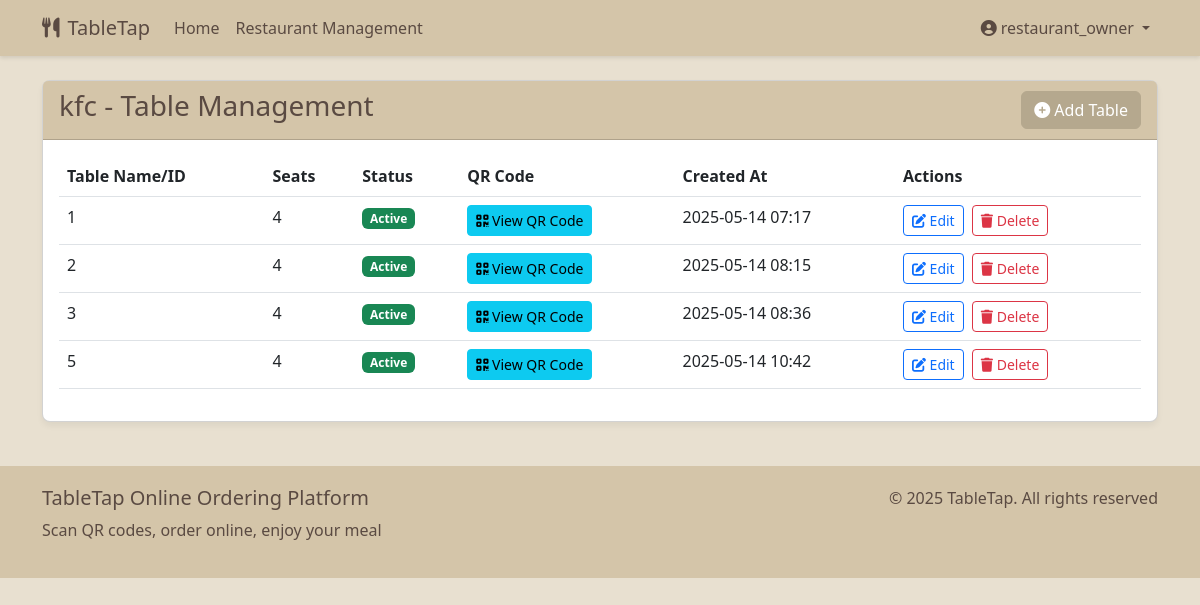
/restaurant/1/tables/ (signed in), run on the app's committed database.
### user/models.py (models this page shows, shortened)
class User(AbstractUser):
    USER_TYPE_CHOICES = (
        ('customer', 'Customer'),
        ('restaurant', 'Restaurant Owner'),
        ('admin', 'Administrator'),
    )
    user_type = models.CharField('User Type', max_length=10, choices=USER_TYPE_CHOICES, default='customer')
    phone = models.CharField('Phone Number', max_length=15, blank=True)
    class Meta:
        verbose_name = 'User'
        verbose_name_plural = 'Users'
    @property
    def is_restaurant_owner(self):
        return self.user_type == 'restaurant'

### restaurant/models.py (models this page shows, shortened)
class Restaurant(models.Model):
    owner = models.ForeignKey(settings.AUTH_USER_MODEL, on_delete=models.CASCADE, related_name='restaurants')
    name = models.CharField('Restaurant Name', max_length=100)
    description = models.TextField('Description', blank=True)
    address = models.CharField('Address', max_length=200)
    phone = models.CharField('Contact Phone', max_length=15)
    logo = models.ImageField('Restaurant Logo', upload_to='restaurant_logos/', blank=True, null=True)
    is_active = models.BooleanField('Active Status', default=True)
    created_at = models.DateTimeField('Created At', auto_now_add=True)
    updated_at = models.DateTimeField('Updated At', auto_now=True)
    class Meta:
        verbose_name = 'Restaurant'
        verbose_name_plural = 'Restaurants'

class Table(models.Model):
    restaurant = models.ForeignKey(Restaurant, on_delete=models.CASCADE, related_name='tables')
    name = models.CharField('Table Name/Number', max_length=50)
    seats = models.PositiveSmallIntegerField('Number of Seats', default=4)
    qr_code = models.ImageField('QR Code', upload_to='table_qrcodes/', blank=True, null=True)
    uuid = models.UUIDField(default=uuid.uuid4, editable=False, unique=True)
    is_active = models.BooleanField('Active Status', default=True)
    created_at = models.DateTimeField('Created At', auto_now_add=True)
    class Meta:
        verbose_name = 'Table'
        verbose_name_plural = 'Tables'

### restaurant/views.py (the view)
# urls.py: path('restaurant/<int:restaurant_id>/tables/', views.table_list, name='table_list'),
@login_required
def table_list(request, restaurant_id):
    restaurant = get_object_or_404(Restaurant, id=restaurant_id)
    if request.user != restaurant.owner and not request.user.is_superuser:
        return HttpResponseForbidden("You do not have permission to access this page")
    tables = Table.objects.filter(restaurant=restaurant)
    return render(request, 'restaurant/table_list.html', {
        'restaurant': restaurant,
        'tables': tables
    })

### templates/restaurant/table_list.html (shortened to what this page needs)
{% extends 'base.html' %}
{% block content %}
<div class="row mb-4">
    <div class="col-md-12">
        <div class="card">
            <div class="card-header">
                <div class="d-flex justify-content-between align-items-center">
                    <h3>{{ restaurant.name }} - Table Management</h3>
                    <a href="{% url 'restaurant:table_create' restaurant.id %}" class="btn btn-primary">
                        <i class="fas fa-plus-circle"></i> Add Table
                    </a>
                </div>
            </div>
            <div class="card-body">
                {% if tables %}
                    <div class="table-responsive">
                        <table class="table table-hover">
                            <thead>
                                <tr>
                                    <th>Table Name/ID</th>
                                    <th>Seats</th>
                                    <th>Status</th>
                                    <th>QR Code</th>
                                    <th>Created At</th>
                                    <th>Actions</th>
                                </tr>
                            </thead>
                            <tbody>
                                {% for table in tables %}
                                    <tr>
                                        <td>{{ table.name }}</td>
                                        <td>{{ table.seats }}</td>
                                        <td>
                                            <span class="badge bg-{% if table.is_active %}success{% else %}danger{% endif %}">
                                                {% if table.is_active %}Active{% else %}Inactive{% endif %}
                                            </span>
                                        </td>
                                        <td>
                                            {% if table.qr_code %}
                                                <a href="{% url 'restaurant:table_qrcode' table.id %}" class="btn btn-sm btn-info">
                                                    <i class="fas fa-qrcode"></i> View QR Code
                                                </a>
                                            {% else %}
                                                <span class="text-muted">No QR code yet</span>
                                            {% endif %}
                                        </td>
                                        <td>{{ table.created_at|date:"Y-m-d H:i" }}</td>
                                        <td>
                                            <a href="{% url 'restaurant:table_update' table.id %}" class="btn btn-sm btn-outline-primary me-1">
                                                <i class="fas fa-edit"></i> Edit
                                            </a>
                                            <a href="{% url 'restaurant:table_delete' table.id %}" class="btn btn-sm btn-outline-danger">
                                                <i class="fas fa-trash"></i> Delete
                                            </a>
                                        </td>
                                    </tr>
                                {% endfor %}
                            </tbody>
                        </table>
                    </div>
                {% endif %}
            </div>
        </div>
    </div>
</div>
{% endblock %}

### templates/base.html (shortened to what this page needs)
<!DOCTYPE html>
<html lang="en">
<head>
    <link href="https://cdn.jsdelivr.net/npm/bootstrap@5.3.0/dist/css/bootstrap.min.css" rel="stylesheet">
    <link rel="stylesheet" href="https://cdnjs.cloudflare.com/ajax/libs/font-awesome/6.0.0/css/all.min.css">
</head>
<body class="paper-texture">
    <nav class="navbar navbar-expand-lg navbar-light mb-4">
        <div class="container">
            <a class="navbar-brand" href="{% url 'restaurant:home' %}">
                <i class="fas fa-utensils me-2"></i>TableTap
            </a>
            <div class="collapse navbar-collapse" id="navbarNav">
                <ul class="navbar-nav me-auto">
                    <li class="nav-item">
                        <a class="nav-link" href="{% url 'restaurant:home' %}">Home</a>
                    </li>
                    {% if user.is_authenticated %}
                        {% if user.is_restaurant_owner %}
                        <li class="nav-item">
                            <a class="nav-link" href="{% url 'restaurant:dashboard' %}">Restaurant Management</a>
                        </li>
                        {% endif %}
                    {% endif %}
                </ul>
                <ul class="navbar-nav">
                    {% if user.is_authenticated %}
                        <li class="nav-item dropdown">
                            <a class="nav-link dropdown-toggle" href="#" id="navbarDropdown" role="button" data-bs-toggle="dropdown">
                                <i class="fas fa-user-circle me-1"></i>{{ user.username }}
                            </a>
                        </li>
                    {% endif %}
                </ul>
            </div>
        </div>
    </nav>
    <div class="container my-4">
        {% block content %}{% endblock %}
    </div>
    <footer class="footer mt-auto">
        <div class="container">
            <div class="row">
                <div class="col-md-6">
                    <h5>TableTap Online Ordering Platform</h5>
                    <p>Scan QR codes, order online, enjoy your meal</p>
                </div>
                <div class="col-md-6 text-md-end">
                    <p>&copy; {% now "Y" %} TableTap. All rights reserved</p>
                </div>
            </div>
        </div>
    </footer>
</body>
</html>

### templates/base.html (style rules this page uses)
:root { --kraft-color: #d4c5a9; --kraft-dark: #b5a88e; --kraft-light: #e8e0d0; --kraft-text: #5a4a42; }
body { background-color: var(--kraft-light); color: var(--kraft-text); font-family: 'Segoe UI', Tahoma, Geneva, Verdana, sans-serif; }
.navbar { background-color: var(--kraft-color); box-shadow: 0 2px 4px rgba(0,0,0,0.1); }
.navbar-brand, .nav-link { color: var(--kraft-text); }
.btn-primary { background-color: var(--kraft-dark); border-color: var(--kraft-dark); color: white; }
.card { background-color: white; border-radius: 8px; box-shadow: 0 4px 6px rgba(0,0,0,0.05); margin-bottom: 20px; }
.card-header { background-color: var(--kraft-color); color: var(--kraft-text); font-weight: bold; }
.footer { background-color: var(--kraft-color); color: var(--kraft-text); padding: 20px 0; margin-top: 30px; }
.paper-texture { position: relative; }
.paper-texture::before { content: ""; position: absolute; top: 0; left: 0; width: 100%; height: 100%; opacity: 0.1; pointer-events: none; }

### data on the page
User: username "restaurant_owner"
Restaurant: name "kfc"
Table: name "1", seats "4", is_active "Active", shows "View QR Code", created_at "2025-05-14 07:17"
Table: name "2", seats "4", is_active "Active", shows "View QR Code", created_at "2025-05-14 08:15"
Table: name "3", seats "4", is_active "Active", shows "View QR Code", created_at "2025-05-14 08:36"
Table: name "5", seats "4", is_active "Active", shows "View QR Code", created_at "2025-05-14 10:42"
